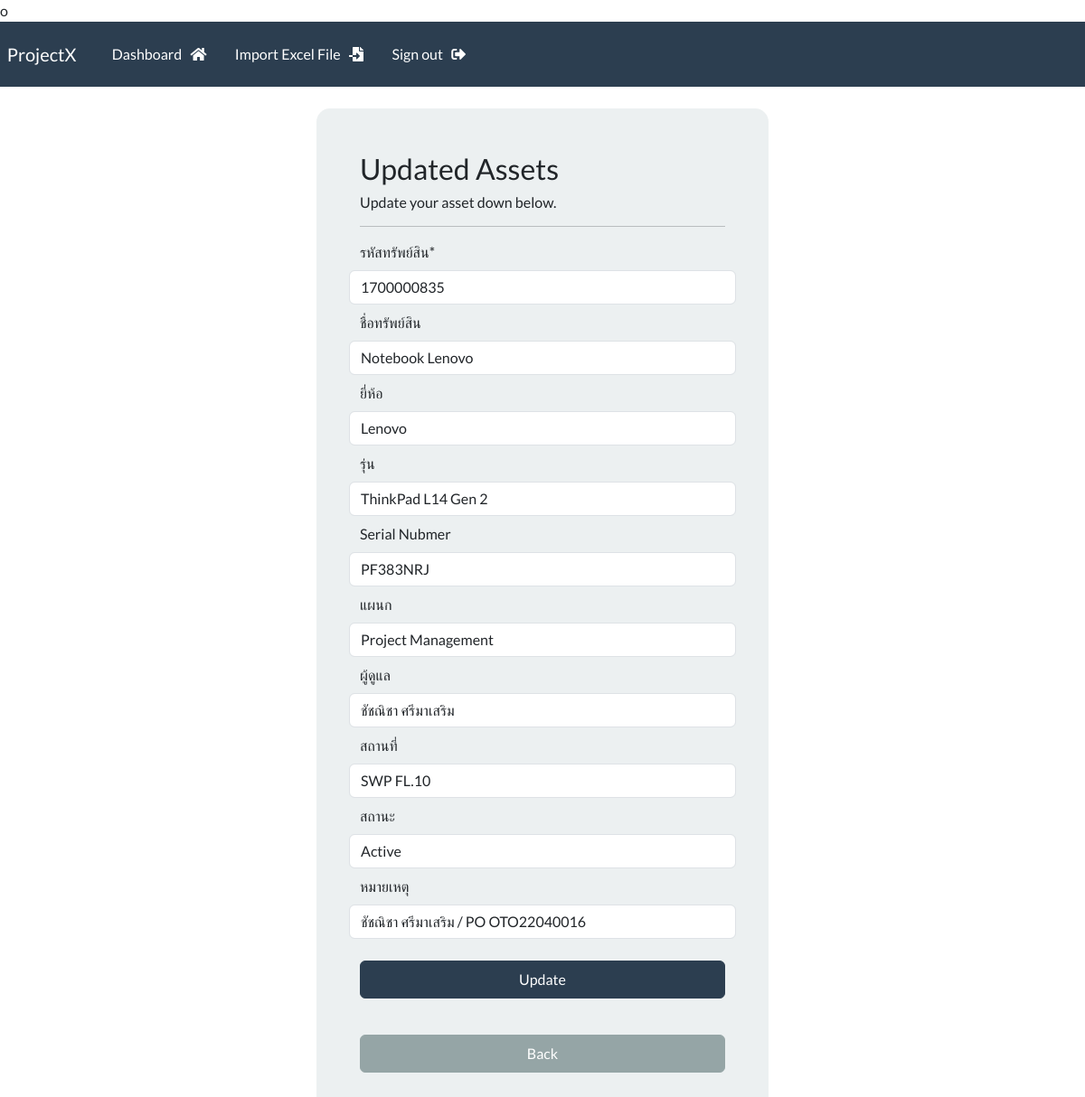
/update-assets/2/ (signed in), run on the app's committed database.
### webapp/models.py (models this page shows, shortened)
class assets(models.Model):
    creation_date =models.DateTimeField(auto_now_add=True)
    asset_no = models.CharField(max_length=100)
    asset_name = models.CharField(max_length=300)
    brand = models.CharField(max_length=50)
    model = models.CharField(max_length=100)
    serial_no = models.CharField(max_length=20)
    department_name = models.CharField(max_length=100)
    owner_name = models.CharField(max_length=100)
    location = models.CharField(max_length=100)
    status = models.CharField(max_length=150)
    remark = models.CharField(max_length=200)

### webapp/views.py (the view, shortened to what this page needs)
# urls.py: path('update-assets/<int:pk>/',views.update_assets,name="update-assets"),
@login_required(login_url='my-login')
def update_assets(request, pk):
    asset = assets.objects.get(id = pk)
    return render(request,'webapp/update-asset.html',{"asset":asset})

### webapp/templates/webapp/update-asset.html (shortened to what this page needs)
o{% extends "webapp/base.html" %}
{% load crispy_forms_tags %}
{% block content %}
<body>
    <div class="container bg-light shadow-md p-5 form-layout">
        <h3> Updated Assets </h3>
        <h6> Update your asset down below.</h6>
        <hr>
        <form autocomplete="off" method="POST">
                <div class="row">
                    <label for="asset_no">รหัสทรัพย์สิน*</label>
                    <input value="{{asset.asset_no}}" required name="asset_no" type="text" class="form-control mt-2" aria-label="Asset No">
                </div>
                <div class="row">
                    <label class="mt-2" for="asset_name">ชื่อทรัพย์สิน</label>
                  <input value="{{asset.asset_name}}" required name="asset_name" type="text" class="form-control mt-2" aria-label="Asset Name">
                </div>
                <div class="row">
                    <label class="mt-2" for="brand">ยี่ห้อ</label>
                  <input value="{{asset.brand}}" required name="brand" type="text" class="form-control mt-2" aria-label="Brand">
                </div>
                <div class="row">
                    <label class="mt-2" for="model">รุ่น</label>
                  <input value="{{asset.model}}" required name="model" type="text" class="form-control mt-2" aria-label="Model">
                </div>
                <div class="row">
                    <label class="mt-2" for="serial_no">Serial Nubmer</label>
                  <input value="{{asset.serial_no}}" required name="serial_no" type="text" class="form-control mt-2" aria-label="Serial Number">
                </div>
                <div class="row">
                    <label class="mt-2" for="department_name">แผนก</label>
                  <input value="{{asset.department_name}}" required name="department_name" type="text" class="form-control mt-2" aria-label="Department">
                </div>
                <div class="row">
                    <label class="mt-2" for="owner_name">ผู้ดูแล</label>
                  <input value="{{asset.owner_name}}" required name="owner_name" type="text" class="form-control mt-2" aria-label="Owner">
                </div>
                <div class="row">
                    <label class="mt-2" for="location">สถานที่</label>
                  <input value="{{asset.location}}" required name="location" type="text" class="form-control mt-2" aria-label="Location">
                </div>
                <div class="row">
                    <label class="mt-2" for="status">สถานะ</label>
                    <select class="form-control mt-2" name="status" aria-label="Status" >
                        {% if asset.status == "InActive" %}
                        <option value="InActive">InActive</option>
                        <option value="Active">Active</option>
                        {% else %}
                        <option value="Active">Active</option>
                        {% endif %}
                      </select>
                </div>
                <div class="row">
                    <label class="mt-2" for="remark">หมายเหตุ</label>
                  <input value="{{asset.remark}}" name="remark" type="text" class="form-control mt-2" aria-label="Remark">
                </div>
            <br>
            <button type='submit' class='btn btn-primary w-100 btn-block p-2'> Update </button>
        </form>
        <br>
        <a href="{% url "view-assets" asset.id %}" class='btn btn-secondary w-100 btn-block p-2'> Back </a>
    </div>
</body>
{% endblock content %}

### static/css/styles.css (style rules this page uses)
.form-layout { border-radius: 15px; width: 500px; }

### data on the page
assets: asset_no "1700000835", asset_name "Notebook Lenovo", brand "Lenovo", model "ThinkPad L14 Gen 2", serial_no "PF383NRJ", department_name "Project Management", owner_name "ชัชณิชา ศรีมาเสริม", location "SWP FL.10", status "Active", remark "ชัชณิชา ศรีมาเสริม / PO OTO22040016"
